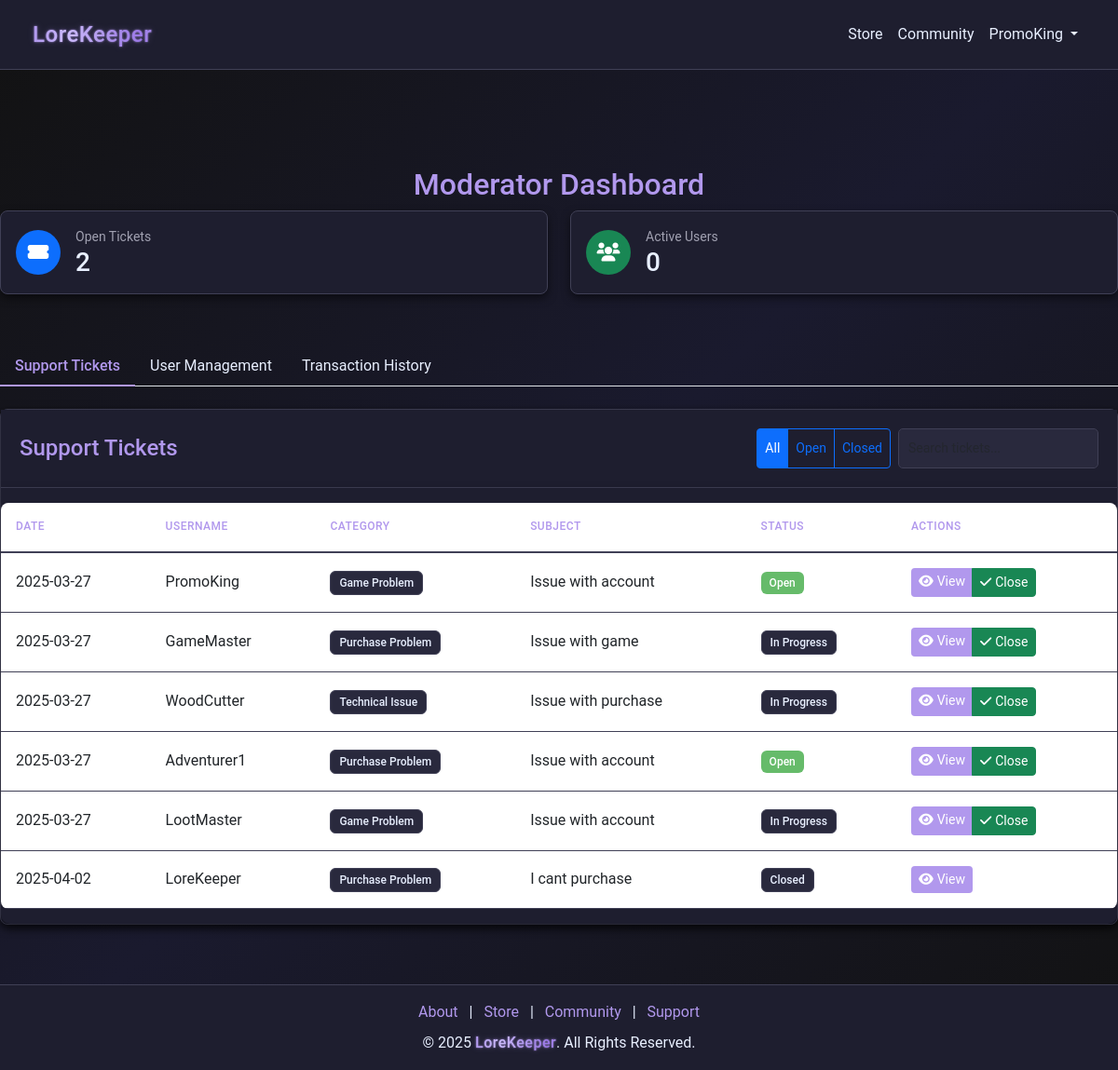
The page /moderator/dashboard (signed in) on the database as committed earlier.
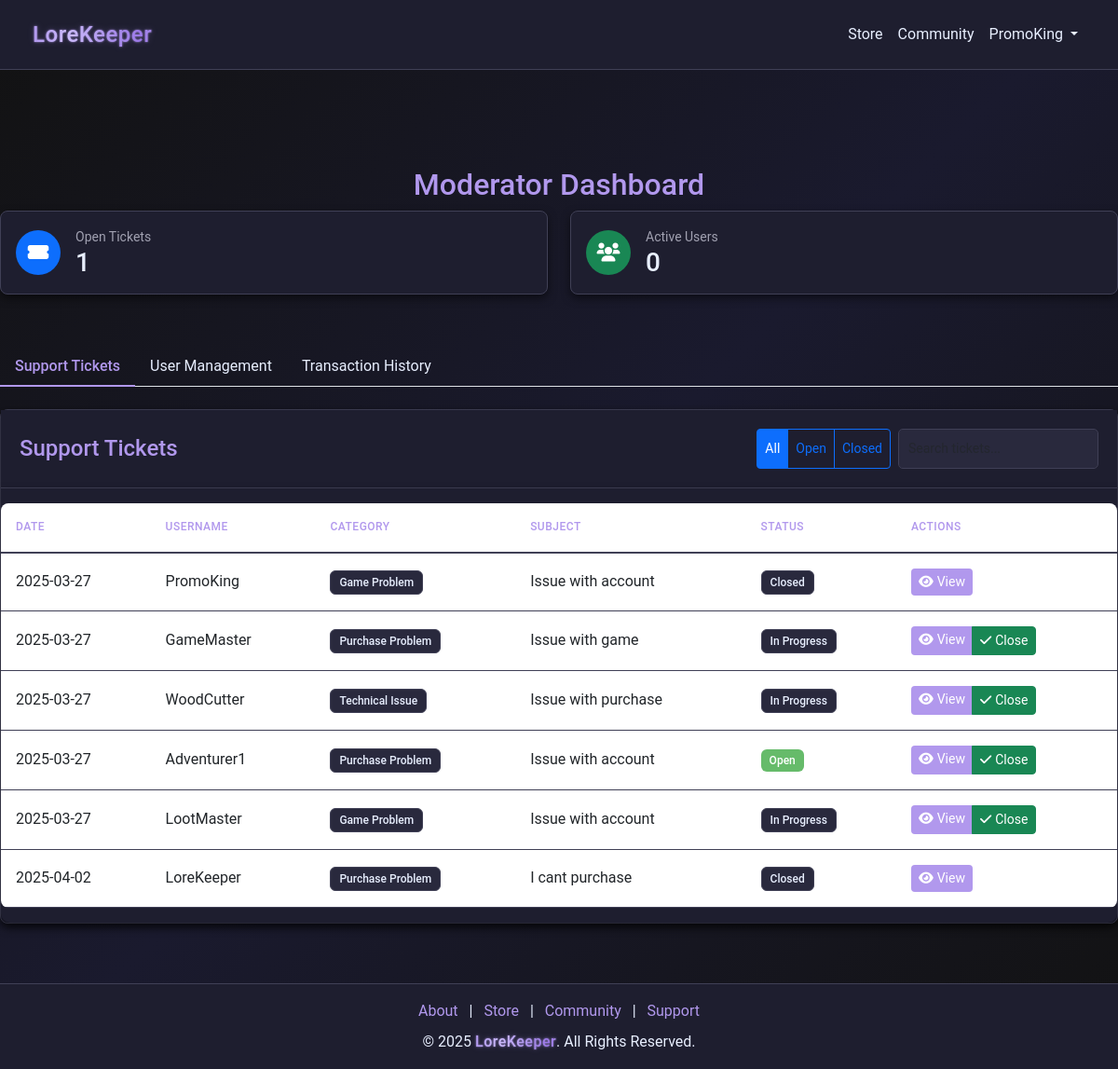
The same page on the database as committed later.
### models.py (models this page shows)
class SupportTicket(db.Model):
    __tablename__ = "support_tickets"
    id = db.Column(db.Integer, primary_key=True)
    user_id = db.Column(db.Integer, db.ForeignKey("users.id"), nullable=False)
    category = db.Column(db.String(100), nullable=False)
    subject = db.Column(db.String(100), nullable=False)
    message = db.Column(db.Text, nullable=False)
    status = db.Column(db.String(20), default="Open", index=True)
    created_at = db.Column(db.DateTime, default=datetime.utcnow)
    responses = db.relationship(
        "SupportTicketResponse",
        back_populates="ticket",
        lazy="dynamic",
        cascade="all, delete-orphan",
    )
    user = db.relationship("User", back_populates="tickets")

### app.py (the view)
@app.route("/moderator/dashboard", methods=["GET", "POST"])
@moderator_required
def moderator_dashboard():
    tickets = SupportTicket.query.all()
    return render_template(
        "moderator_dashboard.html",
        tickets=tickets,
        get_username_from_id=get_username_from_id,
    )

### app.py (called while the page is built)
@app.after_request
def add_header(response):
    response.headers["Cache-Control"] = "no-store"
    return response

@app.route("/get_username_from_id/<int:user_id>")
def get_username_from_id(user_id):
    user = User.query.filter_by(id=user_id).first()
    return user.username

@app.before_request
def before_request():
    try:
        if session.get("user_id"):
            session.permanent = True
        else:
            getCookie()
    except Exception:
        session.clear()

### wrapers.py (called while the page is built)
def moderator_required(f):
    @wraps(f)
    def decorated_function(*args, **kwargs):
        if not session.get("user_id"):
            return redirect(url_for("login"))
        if session.get("privilege_id") >= 998:
            flash("You are not authorized to access this page", "error")
            return redirect(url_for("login"))
        return f(*args, **kwargs)
    return decorated_function

### templates/moderator_dashboard.html (shortened to what the changed rows need)
{% extends "nav_footer_template.html" %}
{% block content %}
<div class="container mt-5 admin-dashboard">
    <h2 class="text-center" style="color: var(--accent-color);">Moderator Dashboard</h2>
    <div class="row mb-4">
        <div class="col-md-6">
            <div class="admin-card p-3">
                <div class="d-flex align-items-center">
                    <div class="ms-3">
                        <div class="small text-muted">Open Tickets</div>
                        <div class="h3 mb-0">{{ tickets|selectattr('status', 'eq', 'Open')|list|length }}</div>
                    </div>
                </div>
            </div>
        </div>
    </div>
    <div class="tab-content" id="moderatorTabContent">
        <div class="tab-pane fade show active" id="tickets" role="tabpanel">
            <div class="admin-card">
                <div class="card-body p-0">
                    <div class="table-responsive">
                        <table class="table admin-table">
                            <thead>
                                <tr>
                                    <th>Date</th>
                                    <th>Username</th>
                                    <th>Category</th>
                                    <th>Subject</th>
                                    <th>Status</th>
                                    <th>Actions</th>
                                </tr>
                            </thead>
                            <tbody>
                                {% for ticket in tickets %}
                                <tr>
                                    <td>{{ ticket.created_at.strftime('%Y-%m-%d') }}</td>
                                    <td>{{ get_username_from_id(ticket.user_id) }}</td>
                                    <td>
                                        <span class="badge bg-secondary">{{ ticket.category }}</span>
                                    </td>
                                    <td>{{ ticket.subject }}</td>
                                    <td>
                                        <span class="badge {% if ticket.status == 'Open' %}bg-success{% else %}bg-secondary{% endif %}">
                                            {{ ticket.status }}
                                        </span>
                                    </td>
                                    <td>
                                        <div class="btn-group">
                                            <a href="{{ url_for('view_ticket', ticket_id=ticket.id) }}" class="btn btn-sm btn-primary">
                                                <i class="fas fa-eye me-1"></i>View
                                            </a>
                                            {% if ticket.status != 'Closed' %}
                                            <button type="button" class="btn btn-sm btn-success" onclick="closeTicket('{{ ticket.id }}')">
                                                <i class="fas fa-check me-1"></i>Close
                                            </button>
                                            {% endif %}
                                        </div>
                                    </td>
                                </tr>
                                {% endfor %}
                            </tbody>
                        </table>
                    </div>
                </div>
            </div>
        </div>
    </div>
</div>
{% endblock %}

Rows that differ between the two databases and show on the page:
changed SupportTicket (number 1 of 6 on the later page): status "Open" → "Closed"; no longer shows "Close"
Other text that changed with them:
{{ tickets|selectattr('status', 'eq', 'Open')|list|length }}: "2" → "1"
